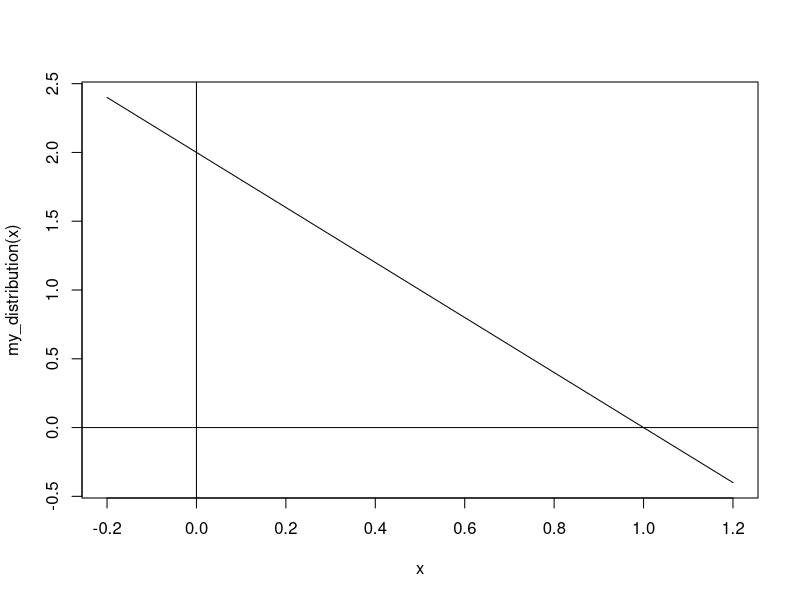
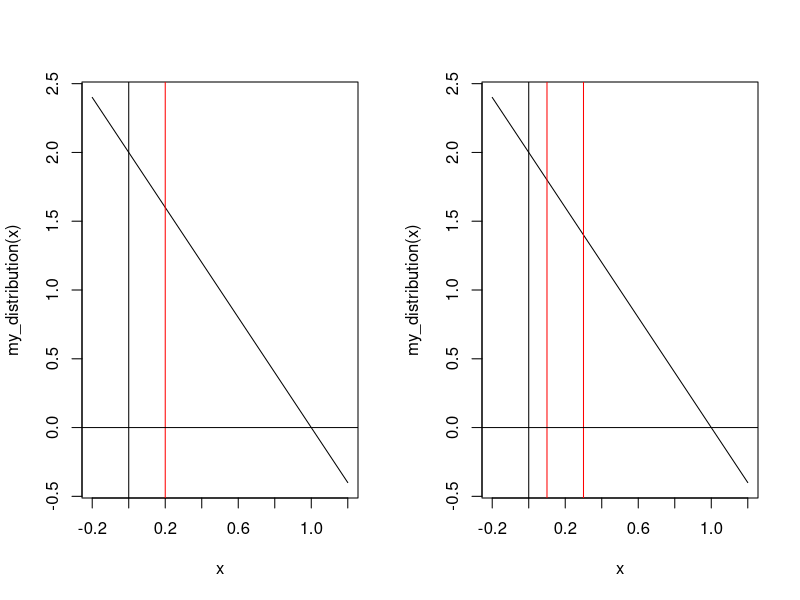
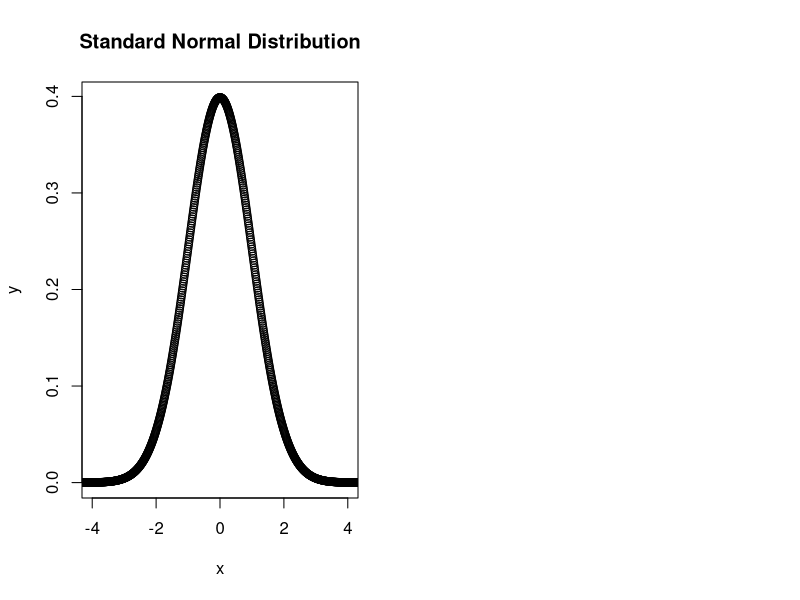
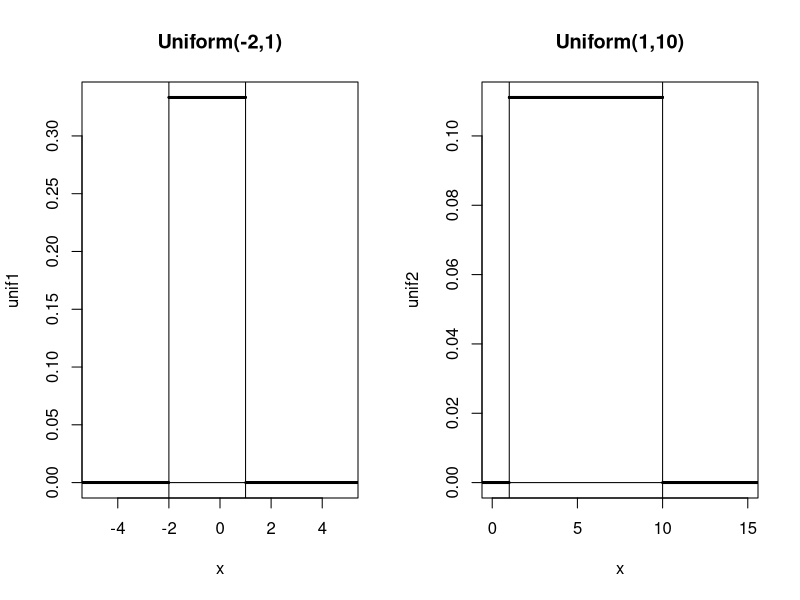
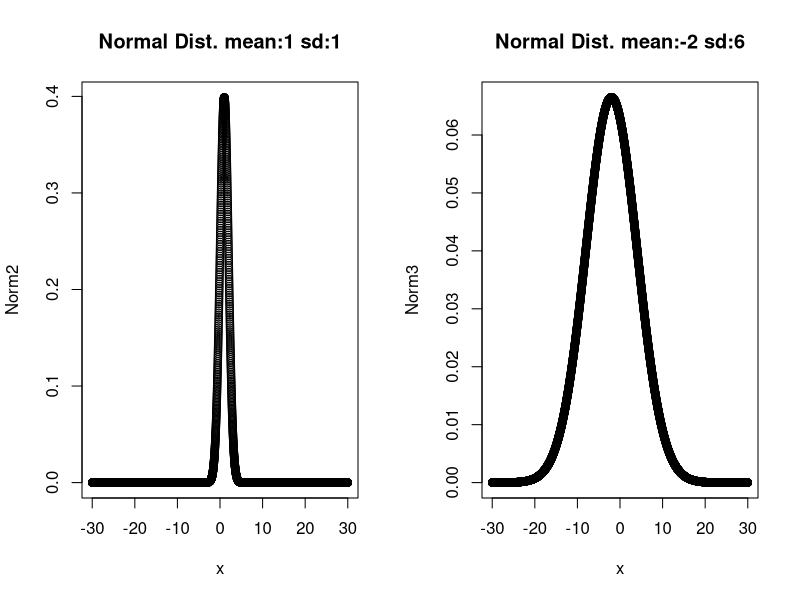
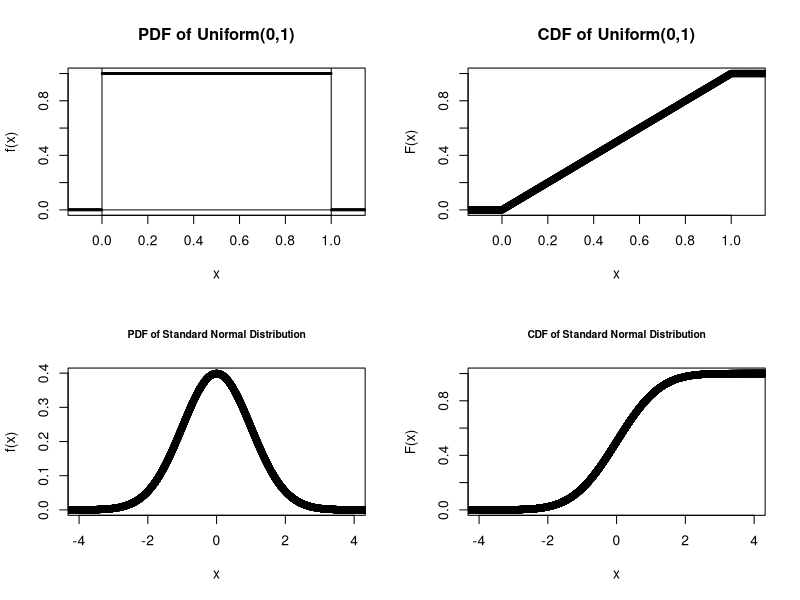
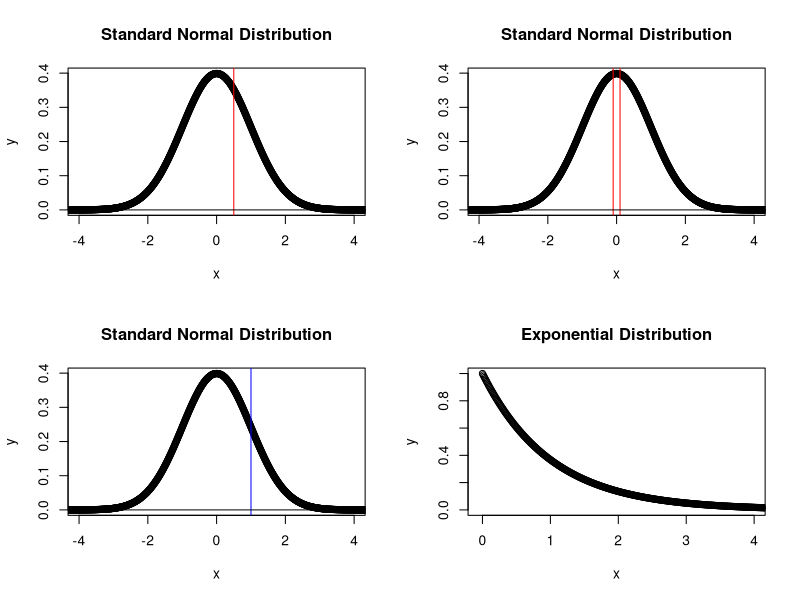

The R script that drew these images, in order:
## ---- chunk 1


my_distribution <- function(x){
  
  out <- 2 - 2*x
  
  }

integrate(my_distribution,
          lower = 0,
          upper = 1)



integrate(my_distribution,
          lower = 0.5,
          upper = 0.5)


## ---- chunk 2

curve(expr = my_distribution, from = -0.2, to = 1.2 )
abline(v = 0)
abline(h = 0)
## ---- chunk 3

par(mfrow = c(1, 2))

curve(expr = my_distribution, from = -0.2, to = 1.2 )
abline(v = c(0,0.2),col=c("black","red"))
abline(h = 0)



curve(expr = my_distribution, from = -0.2, to = 1.2 )
abline(v = c(0,0.1,0.3),col=c("black","red","red"))
abline(h = 0)

## ---- chunk 4

# P(X < 0.2)

integrate(my_distribution,
         lower = 0,
         upper = 0.2)

# P(0.1 < X 0.3)

integrate(my_distribution,
         lower = 0.1,
         upper = 0.3)


## ---- chunk 5


# Create a sequence of numbers between -10 and 10 incrementing by 0.01.
x <- seq(-10, 10, by = .01)

# Standard normal
y <- dnorm(x, mean = 0, sd = 1)


plot(x,y,main = "Standard Normal Distribution",xlim = c(-4,4))



## ---- chunk 6

x <- seq(-30, 30, by = .01)

par(mfrow = c(1, 2))

## Uniform

unif1 <- dunif(x,min=-2,max=1)
plot(x,unif1,main = "Uniform(-2,1)", xlim = c(-5,5),cex=0.25)
abline(v = c(-2,1))
abline(h = 0)

unif2 <- dunif(x,min=1,max=10)
plot(x,unif2,main = "Uniform(1,10)", xlim = c(0,15),cex=0.25)
abline(v = c(1,10))
abline(h = 0)

## Normal

Norm2 <- dnorm(x, mean = 1, sd = 1)
Norm3 <- dnorm(x, mean = -2, sd = 6)

plot(x,Norm2,main = "Normal Dist. mean:1 sd:1",xlim = c(-30,30))
plot(x,Norm3,main = "Normal Dist. mean:-2 sd:6",xlim = c(-30,30))
## ---- chunk 7

# Create a sequence of numbers between -20 and 20 incrementing by 0.001.
x <- seq(-20, 20, by = .001)

par(mfrow = c(2, 2))

# Uniform distributions

unif1pdf <- dunif(x,min=0,max=1)
unif1cdf <- punif(x,min =0, max=1)

plot(x,unif1pdf,main = "PDF of Uniform(0,1)", xlim = c(-0.1,1.1),ylab = "f(x)",cex=0.25)
abline(v = c(0,1))
abline(h = 0)
 plot(x,unif1cdf,main = "CDF of Uniform(0,1)", xlim = c(-0.1,1.1),ylab = "F(x)")

## Normal ##


Norm1pdf<- dnorm(x, mean = 0, sd = 1)
Norm1cdf <- pnorm(x, mean = 0, sd = 1)

plot(x,Norm1pdf,main = "PDF of Standard Normal Distribution",xlim = c(-4,4),ylab = "f(x)", cex.main=0.75)
plot(x,Norm1cdf,main = "CDF of Standard Normal Distribution",xlim = c(-4,4),ylab = "F(x)", cex.main=0.75)


## ---- chunk 8

#pnorm(0.5,mean=0,sd=1,lower.tail = TRUE)
#pnorm(1,mean = 0, sd = 1, lower.tail = FALSE)

# Create a sequence of numbers between -10 and 10 incrementing by 0.01.
x <- seq(-10, 10, by = .01)

# Standard normal
y <- dnorm(x, mean = 0, sd = 1)


plot(x,y,main = "Standard Normal Distribution",xlim = c(-4,4))
abline(v = 0.5,col="red")
abline(h = 0)

#P(X<0.5):
pnorm(0.5,mean=0,sd=1,lower.tail = TRUE)

plot(x,y,main = "Standard Normal Distribution",xlim = c(-4,4))
abline(v = c(-0.1,0.1),col=c("red","red"))
abline(h = 0)

#P(-0.1 < X < 0.1):
pnorm(0.1,lower.tail = TRUE) - pnorm(-0.1,lower.tail = TRUE)

plot(x,y,main = "Standard Normal Distribution",xlim = c(-4,4))
abline(v = 1,col="blue")
abline(h = 0)

#P(X>1)

pnorm(1,mean = 0, sd= 1, lower.tail = FALSE)

# Or 

1 - pnorm(1,mean = 0, sd= 1, lower.tail = TRUE)
## ---- chunk 9


# Create a sequence of numbers between -10 and 10 incrementing by 0.01.
x <- seq(0, 10, by = .01)

# Standard normal
y <- dexp(x, rate = 1)


plot(x,y,main = "Exponential Distribution",xlim = c(-0.05,4))


## Probabilites ##


# P(X<2)

pexp(2,rate = 1,lower.tail = TRUE)

# P(X>4)

pexp(4,rate = 1,lower.tail = FALSE)
